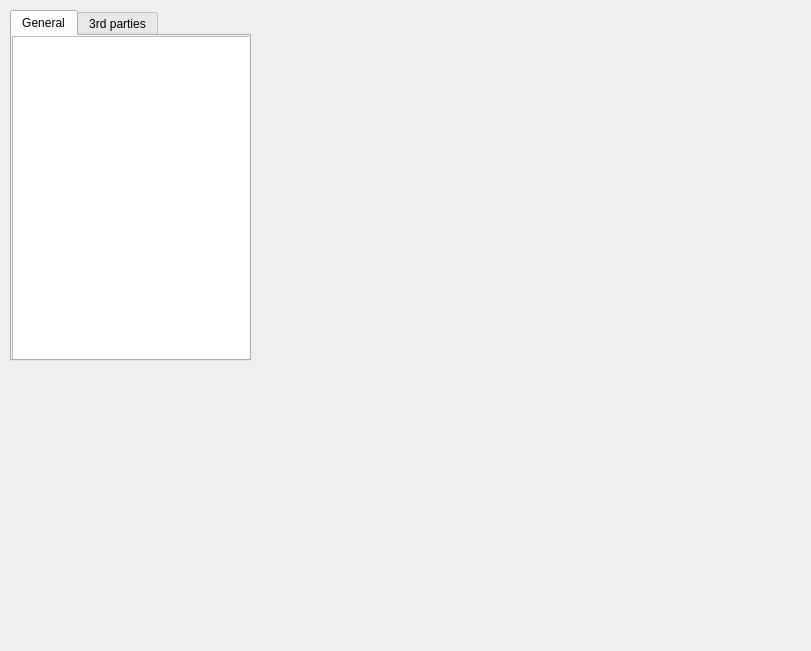
<?xml version="1.0" encoding="UTF-8"?>
<ui version="4.0">
 <class>AboutWidget</class>
 <widget class="QDialog" name="AboutWidget">
  <property name="geometry">
   <rect>
    <x>0</x>
    <y>0</y>
    <width>811</width>
    <height>651</height>
   </rect>
  </property>
  <property name="windowTitle">
   <string>About</string>
  </property>
  <widget class="QWidget" name="verticalLayoutWidget">
   <property name="geometry">
    <rect>
     <x>10</x>
     <y>10</y>
     <width>241</width>
     <height>351</height>
    </rect>
   </property>
   <layout class="QVBoxLayout" name="verticalLayout">
    <item>
     <widget class="QTabWidget" name="tabWidget">
      <property name="currentIndex">
       <number>0</number>
      </property>
      <widget class="QWidget" name="tab">
       <attribute name="title">
        <string>General</string>
       </attribute>
       <widget class="QWidget" name="verticalLayoutWidget_2">
        <property name="geometry">
         <rect>
          <x>0</x>
          <y>0</y>
          <width>561</width>
          <height>471</height>
         </rect>
        </property>
        <layout class="QVBoxLayout" name="verticalLayout_2">
         <item>
          <widget class="QTextBrowser" name="textBrowser"/>
         </item>
        </layout>
       </widget>
      </widget>
      <widget class="QWidget" name="tab_2">
       <attribute name="title">
        <string>3rd parties</string>
       </attribute>
       <widget class="QWidget" name="verticalLayoutWidget_3">
        <property name="geometry">
         <rect>
          <x>-1</x>
          <y>-1</y>
          <width>561</width>
          <height>471</height>
         </rect>
        </property>
        <layout class="QVBoxLayout" name="verticalLayout_3">
         <item>
          <widget class="QTextBrowser" name="textBrowser_2"/>
         </item>
        </layout>
       </widget>
      </widget>
     </widget>
    </item>
   </layout>
  </widget>
 </widget>
 <resources/>
 <connections/>
</ui>
